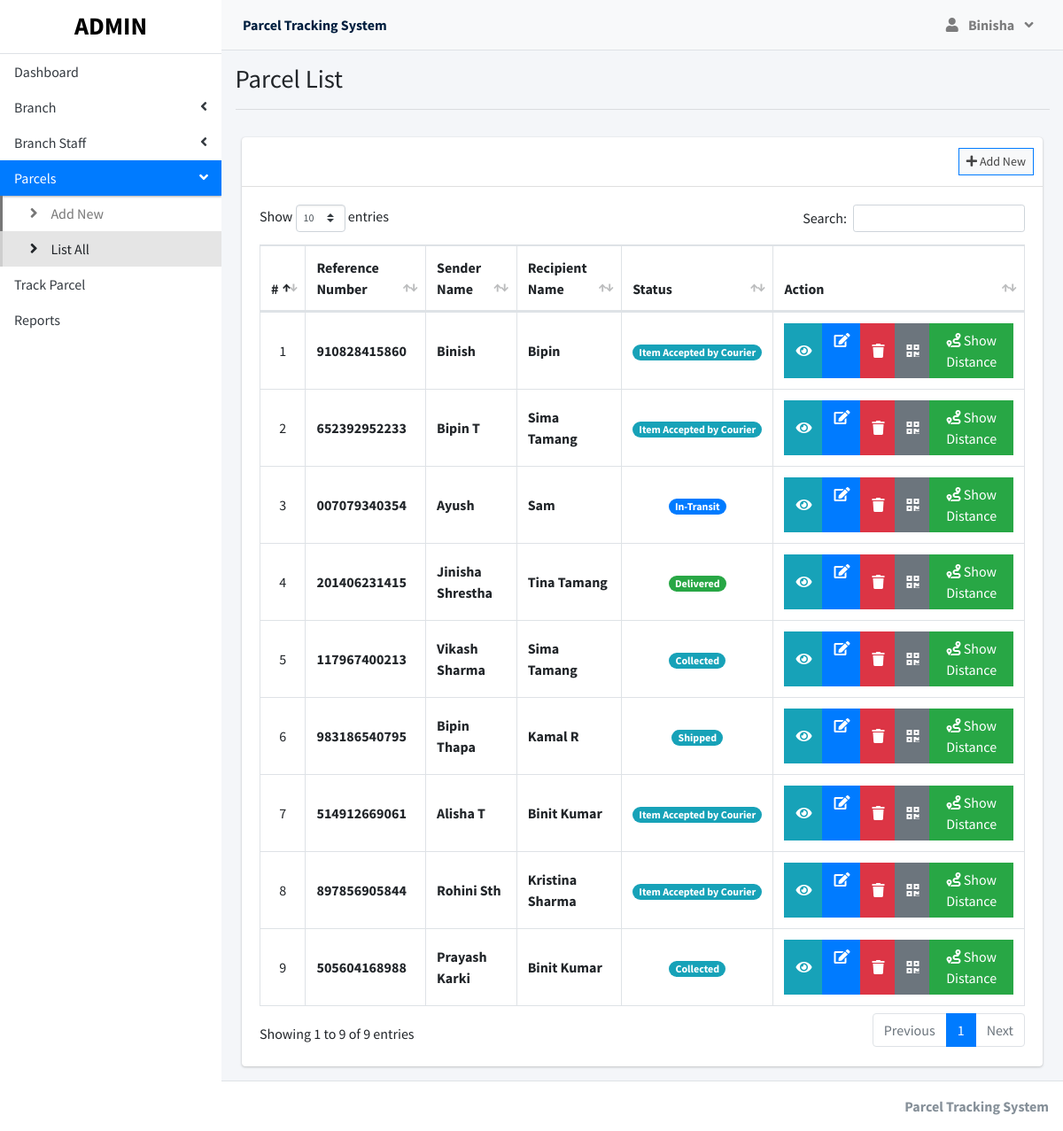
The page /index.php?page=parcel_list (signed in) on the database its author committed.
### tables this page shows
CREATE TABLE `parcels` (
  `id` int(30) NOT NULL,
  `reference_number` varchar(100) NOT NULL,
  `sender_name` text NOT NULL,
  `sender_address` text NOT NULL,
  `sender_contact` text NOT NULL,
  `recipient_name` text NOT NULL,
  `recipient_address` text NOT NULL,
  `recipient_contact` text NOT NULL,
  `type` int(1) NOT NULL COMMENT '1 = Deliver, 2=Pickup',
  `from_branch_id` varchar(30) NOT NULL,
  `to_branch_id` varchar(30) NOT NULL,
  `weight` varchar(100) NOT NULL,
  `height` varchar(100) NOT NULL,
  `width` varchar(100) NOT NULL,
  `length` varchar(100) NOT NULL,
  `price` float NOT NULL,
  `status` int(2) NOT NULL DEFAULT 0,
  `date_created` datetime NOT NULL DEFAULT current_timestamp()
);

### parcel_list.php (the view, shortened to what this page needs)
<?php include'db_connect.php' ?>
<div class="col-lg-12">
	<div class="card ">
		<div class="card-header">
			<div class="card-tools">
				<a class="btn btn-block btn-sm btn-default btn-flat border-primary " href="./index.php?page=new_parcel"><i class="fa fa-plus"></i> Add New</a>
			</div>
		</div>
		<div class="card-body">
			<table class="table tabe-hover table-bordered" id="list">
				<!-- <colgroup>
					<col width="5%">
					<col width="15%">
					<col width="25%">
					<col width="25%">
					<col width="15%">
				</colgroup> -->
				<thead>
					<tr>
						<th class="text-center">#</th>
						<th>Reference Number</th>
						<th>Sender Name</th>
						<th>Recipient Name</th>
						<th>Status</th>
						<th>Action</th>
					</tr>
				</thead>
				<tbody>
					<?php
					$i = 1;
					$where = "";
					$qry = $conn->query("SELECT * from parcels $where order by  unix_timestamp(date_created) desc ");
					while($row= $qry->fetch_assoc()):
					?>
					<tr>
						<td class="text-center"><?php echo $i++ ?></td>
						<td><b><?php echo ($row['reference_number']) ?></b></td>
						<td><b><?php echo ucwords($row['sender_name']) ?></b></td>
						<td><b><?php echo ucwords($row['recipient_name']) ?></b></td>
						<td class="text-center">
							<?php
							switch ($row['status']) {
								case '1':
									echo "<span class='badge badge-pill badge-info'> Collected</span>";
									break;
								case '2':
									echo "<span class='badge badge-pill badge-info'> Shipped</span>";
									break;
								case '3':
									echo "<span class='badge badge-pill badge-primary'> In-Transit</span>";
									break;
								case '7':
									echo "<span class='badge badge-pill badge-success'>Delivered</span>";
									break;
								default:
									echo "<span class='badge badge-pill badge-info'> Item Accepted by Courier</span>";
									break;
							}
							?>
						</td>
						<td class="text-center">
		                    <div class="btn-group">
		                    	<button type="button" class="btn btn-info btn-flat view_parcel" data-id="<?php echo $row['id'] ?>">
		                          <i class="fas fa-eye"></i>
		                        </button>
		                        <a href="index.php?page=edit_parcel&id=<?php echo $row['id'] ?>" class="btn btn-primary btn-flat ">
		                          <i class="fas fa-edit"></i>
		                        </a>
		                        <button type="button" class="btn btn-danger btn-flat delete_parcel" data-id="<?php echo $row['id'] ?>">
		                          <i class="fas fa-trash"></i>
		                        </button>
														<button type="button" class="btn btn-secondary btn-flat generate_qr" data-id="<?php echo $row['id'] ?>" data-ref="<?php echo $row['reference_number'] ?>">
  														<i class="fas fa-qrcode"></i>
														</button>
														  <a href="index.php?page=shortestpath&start=<?php echo $row['from_branch_id']; ?>&end=<?php echo $row['to_branch_id']; ?>" class="btn btn-success btn-flat">
            										<i class="fas fa-route"></i> Show Distance
        											</a>
	                      </div>
						</td>
					</tr>
				<?php endwhile; ?>
				</tbody>
			</table>
		</div>
	</div>
</div>

### index.php (shortened to what this page needs)
<!DOCTYPE html>
<html lang="en">
<?php
	include 'header.php'
?>
<body class="hold-transition sidebar-mini layout-fixed layout-navbar-fixed layout-footer-fixed">
<div class="wrapper">
  <?php include 'topbar.php' ?>
  <?php include 'sidebar.php' ?>
  <div class="content-wrapper">
    <div class="content-header">
      <div class="container-fluid">
        <div class="row mb-2">
          <div class="col-sm-6">
            <h1 class="m-0"><?php echo $title ?></h1>
          </div>
        </div>
            <hr class="border-gray">
      </div>
    </div>
    <section class="content">
      <div class="container-fluid">
         <?php
            $page = isset($_GET['page']) ? $_GET['page'] : 'home';
            if(!file_exists($page.".php")){
                include '404.html';
            }else{
            include $page.'.php';
            }
          ?>
      </div>
    </section>
  </div>
  <footer class="main-footer">
    <div class="float-right d-none d-sm-inline-block">
      <b><?php echo $_SESSION['system']['name'] ?></b>
    </div>
  </footer>
</div>
</body>
</html>

### header.php (shortened to what this page needs)
<head>
  <?php
  $title = isset($_GET['page']) ? ucwords(str_replace("_", ' ', $_GET['page'])) : "Home";
  $title = str_replace("Persons Companies","Persons/Companies",$title);
  ?>
  <link rel="stylesheet" href="assets/plugins/fontawesome-free/css/all.min.css">
  <link rel="stylesheet" href="assets/plugins/overlayScrollbars/css/OverlayScrollbars.min.css">
  <link rel="stylesheet" href="assets/plugins/datatables-bs4/css/dataTables.bootstrap4.min.css">
  <link rel="stylesheet" href="assets/plugins/datatables-responsive/css/responsive.bootstrap4.min.css">
  <link rel="stylesheet" href="assets/plugins/datatables-buttons/css/buttons.bootstrap4.min.css">
  <link rel="stylesheet" href="assets/plugins/select2/css/select2.min.css">
  <link rel="stylesheet" href="assets/plugins/select2-bootstrap4-theme/select2-bootstrap4.min.css">
  <link rel="stylesheet" href="assets/plugins/sweetalert2-theme-bootstrap-4/bootstrap-4.min.css">
  <link rel="stylesheet" href="assets/plugins/toastr/toastr.min.css">
  <link rel="stylesheet" href="assets/plugins/dropzone/min/dropzone.min.css">
  <link rel="stylesheet" href="assets/css/jquery.datetimepicker.min.css">
  <link rel="stylesheet" href="assets/plugins/icheck-bootstrap/icheck-bootstrap.min.css">
  <link rel="stylesheet" href="assets/plugins/bootstrap4-toggle/css/bootstrap4-toggle.min.css">
  <link rel="stylesheet" href="assets/css/adminlte.min.css">
  <link rel="stylesheet" href="assets/css/styles.css">
  <link rel="stylesheet" href="assets/plugins/summernote/summernote-bs4.min.css">
</head>

### topbar.php (shortened to what this page needs)
<nav class="main-header navbar navbar-expand navbar-light ">
  <ul class="navbar-nav">
    <li>
      <a class="nav-link text-navy"  href="./" role="button"> <large><b><?php echo $_SESSION['system']['name'] ?></b></large></a>
    </li>
  </ul>
  <ul class="navbar-nav ml-auto">
   <li class="nav-item dropdown">
          <a class="nav-link"  data-toggle="dropdown" aria-expanded="true" href="javascript:void(0)">
            <span>
              <div class="d-felx badge-pill">
                <span class="fa fa-user mr-2"></span>
                <span><b><?php echo ucwords($_SESSION['login_firstname']) ?></b></span>
                <span class="fa fa-angle-down ml-2"></span>
              </div>
            </span>
          </a>
    </li>
  </ul>
</nav>

### sidebar.php (shortened to what this page needs)
<aside class="main-sidebar sidebar-light-primary">
  <div class="dropdown">
 	<a href="./" class="brand-link">
      <?php if($_SESSION['login_type'] == 1): ?>
      <h3 class="text-center p-0 m-0"><b>ADMIN</b></h3>
      <?php else: ?>
      <h3 class="text-center p-0 m-0"><b>STAFF</b></h3>
      <?php endif; ?>
  </a>
  </div>
  <div class="sidebar pb-4 mb-4">
    <nav class="mt-2">
      <ul class="nav nav-pills nav-sidebar flex-column nav-flat" data-widget="treeview" role="menu" data-accordion="false">
        <li class="nav-item dropdown">
          <a href="./" class="nav-link nav-home">
            <p>
              Dashboard
            </p>
          </a>
        </li>
        <?php if($_SESSION['login_type'] == 1): ?>
        <li class="nav-item">
          <a href="#" class="nav-link nav-edit_branch">
            <p>
              Branch
              <i class="right fas fa-angle-left"></i>
            </p>
          </a>
        </li>
        <li class="nav-item">
          <a href="#" class="nav-link nav-edit_staff">
            <p>
              Branch Staff
              <i class="right fas fa-angle-left"></i>
            </p>
          </a>
        </li>
      <?php endif; ?>
        <li class="nav-item">
          <a href="#" class="nav-link nav-edit_parcel">
            <p>
              Parcels
              <i class="right fas fa-angle-left"></i>
            </p>
          </a>
          <ul class="nav nav-treeview">
            <li class="nav-item">
              <a href="./index.php?page=new_parcel" class="nav-link nav-new_parcel tree-item">
                <i class="fas fa-angle-right nav-icon"></i>
                <p>Add New</p>
              </a>
            </li>
            <li class="nav-item">
              <a href="./index.php?page=parcel_list" class="nav-link nav-parcel_list nav-sall tree-item">
                <i class="fas fa-angle-right nav-icon"></i>
                <p>List All</p>
              </a>
            </li>
          </ul>
        </li>
         <li class="nav-item dropdown">
          <a href="./index.php?page=track" class="nav-link nav-track">
            <p>
              Track Parcel
            </p>
          </a>
        </li>
         <li class="nav-item dropdown">
          <a href="./index.php?page=reports" class="nav-link nav-reports">
            <p>
              Reports
            </p>
          </a>
        </li>
      </ul>
    </nav>
  </div>
</aside>

### parcel_list.php (style rules this page uses)
table td { vertical-align: middle !important; }

### rows shown on the page
parcels: reference_number "910828415860", sender_name "Binish", recipient_name "Bipin", status "Item Accepted by Courier"
parcels: reference_number "652392952233", sender_name "Bipin T", recipient_name "Sima Tamang", status "Item Accepted by Courier"
parcels: reference_number "007079340354", sender_name "Ayush", recipient_name "Sam", status "In-Transit"
parcels: reference_number "201406231415", sender_name "Jinisha Shrestha", recipient_name "Tina Tamang", status "Delivered"
parcels: reference_number "117967400213", sender_name "Vikash Sharma", recipient_name "Sima Tamang", status "Collected"
parcels: reference_number "983186540795", sender_name "Bipin Thapa", recipient_name "Kamal R", status "Shipped"
parcels: reference_number "514912669061", sender_name "Alisha T", recipient_name "Binit Kumar", status "Item Accepted by Courier"
parcels: reference_number "897856905844", sender_name "Rohini Sth", recipient_name "Kristina Sharma", status "Item Accepted by Courier"
parcels: reference_number "505604168988", sender_name "Prayash Karki", recipient_name "Binit Kumar", status "Collected"

### other values the page prints
$_SESSION['system']['name'] "Parcel Tracking System"
$_SESSION['login_firstname'] "Binisha"
$title "Parcel List"
